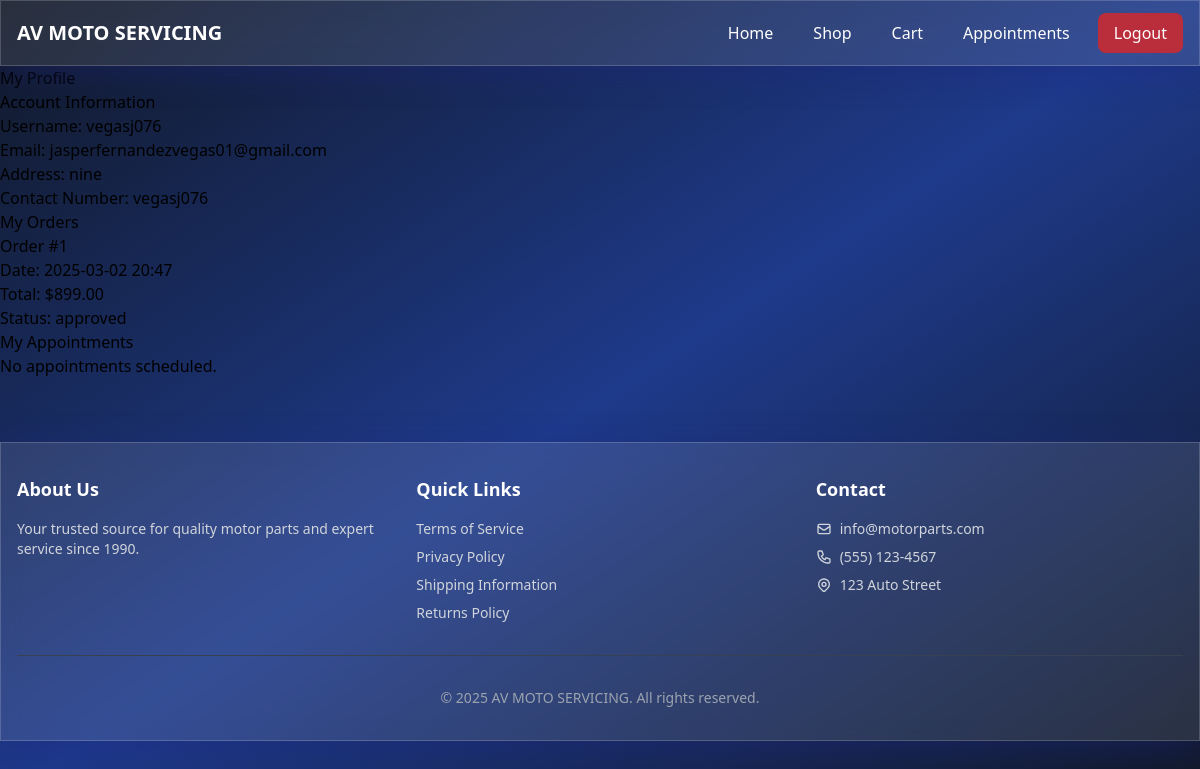
The page /profile (signed in) on the database its author committed.
### app.py (models this page shows)
class User(UserMixin, db.Model):
    id = db.Column(db.Integer, primary_key=True)
    username = db.Column(db.String(80), unique=True, nullable=False)
    email = db.Column(db.String(120), unique=True, nullable=False)
    password = db.Column(db.String(120), nullable=False)
    is_admin = db.Column(db.Boolean, default=False)
    is_staff = db.Column(db.Boolean, default=False)
    address = db.Column(db.String(200))
    contact_number = db.Column(db.String(20))
    date_created = db.Column(db.DateTime, default=datetime.utcnow)
    appointments = db.relationship('Appointment', backref='user', lazy=True)
    orders = db.relationship('Order', backref='user', lazy=True)
    activity_logs = db.relationship('ActivityLog', backref='user', lazy=True)

class Order(db.Model):
    id = db.Column(db.Integer, primary_key=True)
    user_id = db.Column(db.Integer, db.ForeignKey('user.id'), nullable=False)
    status = db.Column(db.String(20), default='pending')  # Add more statuses like 'approved', 'declined', 'pending_payment', 'payment_rejected'
    date_created = db.Column(db.DateTime, default=datetime.utcnow)
    total_amount = db.Column(db.Float, nullable=False)
    customer_name = db.Column(db.String(100), nullable=False)
    address = db.Column(db.String(200), nullable=False)
    contact_number = db.Column(db.String(20), nullable=False)
    payment_method = db.Column(db.String(50), nullable=False)
    reference_number = db.Column(db.String(50))  # For GCash reference numbers
    order_items = db.relationship('OrderItem', backref='order', lazy=True)

### app.py (the view)
@app.route('/profile')
@login_required
def profile():
    orders = Order.query.filter_by(user_id=current_user.id).order_by(Order.date_created.desc()).all()
    appointments = Appointment.query.filter_by(user_id=current_user.id).order_by(Appointment.date.desc()).all()
    return render_template('profile.html', orders=orders, appointments=appointments)

### app.py (called while the page is built)
@login_manager.user_loader
def load_user(user_id):
    return User.query.get(int(user_id))

@app.context_processor
def inject_cart_count():
    cart_count = 0
    if current_user.is_authenticated:
        cart_items = CartItem.query.filter_by(user_id=current_user.id).all()
        cart_count = sum(item.quantity for item in cart_items)
    return dict(cart_count=cart_count)

### templates/profile.html
{% extends "base.html" %}
{% block content %}
<div class="user-profile">
    <h2>My Profile</h2>
    <section class="user-info">
        <h3>Account Information</h3>
        <p>Username: {{ current_user.username }}</p>
        <p>Email: {{ current_user.email }}</p>
        <p>Address: {{ current_user.address }}</p>
        <p>Contact Number: {{ current_user.contact_number }}</p>
    </section>
    <section class="user-orders">
        <h3>My Orders</h3>
        {% if orders %}
            {% for order in orders %}
            <div class="order-card">
                <p>Order #{{ order.id }}</p>
                <p>Date: {{ order.date_created.strftime('%Y-%m-%d %H:%M') }}</p>
                <p>Total: ${{ "%.2f"|format(order.total_amount) }}</p>
                <p>Status: {{ order.status }}</p>
            </div>
            {% endfor %}
        {% else %}
            <p>No orders yet.</p>
        {% endif %}
    </section>
    <section class="user-appointments">
        <h3>My Appointments</h3>
        {% if appointments %}
            {% for appointment in appointments %}
            <div class="appointment-card">
                <p>Service: {{ appointment.service_type }}</p>
                <p>Date: {{ appointment.date.strftime('%Y-%m-%d %H:%M') }}</p>
                <p>Status: {{ appointment.status }}</p>
            </div>
            {% endfor %}
        {% else %}
            <p>No appointments scheduled.</p>
        {% endif %}
    </section>
</div>
{% endblock %}

### rows shown on the page
User: username "vegasj076", email "jasperfernandezvegas01@gmail.com", address "nine", contact_number "vegasj076"
Order: id "1", date_created "2025-03-02 20:47", total_amount "899.00", status "approved"
